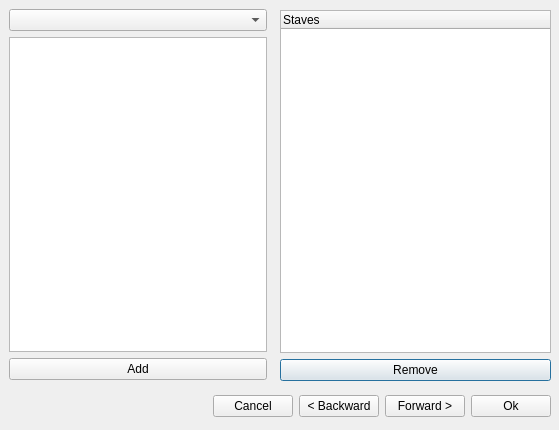
<?xml version="1.0" encoding="UTF-8"?>
<ui version="4.0">
 <class>InstrumentDialogBase</class>
 <widget class="QDialog" name="InstrumentDialogBase">
  <property name="geometry">
   <rect>
    <x>0</x>
    <y>0</y>
    <width>559</width>
    <height>430</height>
   </rect>
  </property>
  <property name="windowTitle">
   <string>MuseScore: Create Instruments</string>
  </property>
  <widget class="QWidget" name="verticalLayoutWidget_2">
   <property name="geometry">
    <rect>
     <x>280</x>
     <y>10</y>
     <width>271</width>
     <height>371</height>
    </rect>
   </property>
   <layout class="QVBoxLayout" name="verticalLayout_5">
    <item>
     <widget class="QTreeWidget" name="partiturList_3">
      <property name="sizePolicy">
       <sizepolicy hsizetype="MinimumExpanding" vsizetype="Expanding">
        <horstretch>0</horstretch>
        <verstretch>0</verstretch>
       </sizepolicy>
      </property>
      <property name="alternatingRowColors">
       <bool>true</bool>
      </property>
      <property name="indentation">
       <number>10</number>
      </property>
      <property name="uniformRowHeights">
       <bool>true</bool>
      </property>
      <property name="columnCount">
       <number>1</number>
      </property>
      <column>
       <property name="text">
        <string>Staves</string>
       </property>
      </column>
     </widget>
    </item>
    <item>
     <widget class="QPushButton" name="removeButton_2">
      <property name="sizePolicy">
       <sizepolicy hsizetype="Preferred" vsizetype="Fixed">
        <horstretch>0</horstretch>
        <verstretch>0</verstretch>
       </sizepolicy>
      </property>
      <property name="text">
       <string>Remove</string>
      </property>
     </widget>
    </item>
   </layout>
  </widget>
  <widget class="QWidget" name="layoutWidget">
   <property name="geometry">
    <rect>
     <x>10</x>
     <y>390</y>
     <width>541</width>
     <height>33</height>
    </rect>
   </property>
   <layout class="QHBoxLayout">
    <property name="spacing">
     <number>6</number>
    </property>
    <property name="leftMargin">
     <number>0</number>
    </property>
    <property name="topMargin">
     <number>0</number>
    </property>
    <property name="rightMargin">
     <number>0</number>
    </property>
    <property name="bottomMargin">
     <number>0</number>
    </property>
    <item>
     <spacer>
      <property name="orientation">
       <enum>Qt::Horizontal</enum>
      </property>
      <property name="sizeHint" stdset="0">
       <size>
        <width>131</width>
        <height>31</height>
       </size>
      </property>
     </spacer>
    </item>
    <item>
     <widget class="QPushButton" name="loadButton">
      <property name="text">
       <string>Cancel</string>
      </property>
     </widget>
    </item>
    <item>
     <widget class="QPushButton" name="okButton">
      <property name="sizePolicy">
       <sizepolicy hsizetype="Preferred" vsizetype="Fixed">
        <horstretch>0</horstretch>
        <verstretch>0</verstretch>
       </sizepolicy>
      </property>
      <property name="text">
       <string>&lt; Backward</string>
      </property>
     </widget>
    </item>
    <item>
     <widget class="QPushButton" name="saveButton">
      <property name="text">
       <string>Forward &gt;</string>
      </property>
     </widget>
    </item>
    <item>
     <widget class="QPushButton" name="cancelButton">
      <property name="text">
       <string>Ok</string>
      </property>
     </widget>
    </item>
   </layout>
  </widget>
  <widget class="QWidget" name="layoutWidget">
   <property name="geometry">
    <rect>
     <x>9</x>
     <y>9</y>
     <width>258</width>
     <height>371</height>
    </rect>
   </property>
   <layout class="QVBoxLayout" name="verticalLayout">
    <item>
     <widget class="QComboBox" name="instrumentGenreFilter"/>
    </item>
    <item>
     <widget class="QTreeWidget" name="instrumentList">
      <property name="sizePolicy">
       <sizepolicy hsizetype="MinimumExpanding" vsizetype="Expanding">
        <horstretch>0</horstretch>
        <verstretch>0</verstretch>
       </sizepolicy>
      </property>
      <property name="alternatingRowColors">
       <bool>true</bool>
      </property>
      <property name="selectionMode">
       <enum>QAbstractItemView::MultiSelection</enum>
      </property>
      <property name="uniformRowHeights">
       <bool>true</bool>
      </property>
      <property name="itemsExpandable">
       <bool>true</bool>
      </property>
      <property name="expandsOnDoubleClick">
       <bool>false</bool>
      </property>
      <property name="columnCount">
       <number>1</number>
      </property>
      <attribute name="headerVisible">
       <bool>false</bool>
      </attribute>
      <column>
       <property name="text">
        <string>Instrument List</string>
       </property>
      </column>
     </widget>
    </item>
    <item>
     <widget class="QPushButton" name="addButton">
      <property name="sizePolicy">
       <sizepolicy hsizetype="Preferred" vsizetype="Fixed">
        <horstretch>0</horstretch>
        <verstretch>0</verstretch>
       </sizepolicy>
      </property>
      <property name="text">
       <string>Add</string>
      </property>
     </widget>
    </item>
   </layout>
  </widget>
 </widget>
 <tabstops>
  <tabstop>instrumentList</tabstop>
  <tabstop>okButton</tabstop>
  <tabstop>cancelButton</tabstop>
 </tabstops>
 <resources/>
 <connections>
  <connection>
   <sender>okButton</sender>
   <signal>clicked()</signal>
   <receiver>InstrumentDialogBase</receiver>
   <slot>accept()</slot>
   <hints>
    <hint type="sourcelabel">
     <x>278</x>
     <y>253</y>
    </hint>
    <hint type="destinationlabel">
     <x>96</x>
     <y>254</y>
    </hint>
   </hints>
  </connection>
  <connection>
   <sender>cancelButton</sender>
   <signal>clicked()</signal>
   <receiver>InstrumentDialogBase</receiver>
   <slot>reject()</slot>
   <hints>
    <hint type="sourcelabel">
     <x>369</x>
     <y>253</y>
    </hint>
    <hint type="destinationlabel">
     <x>179</x>
     <y>282</y>
    </hint>
   </hints>
  </connection>
 </connections>
</ui>
